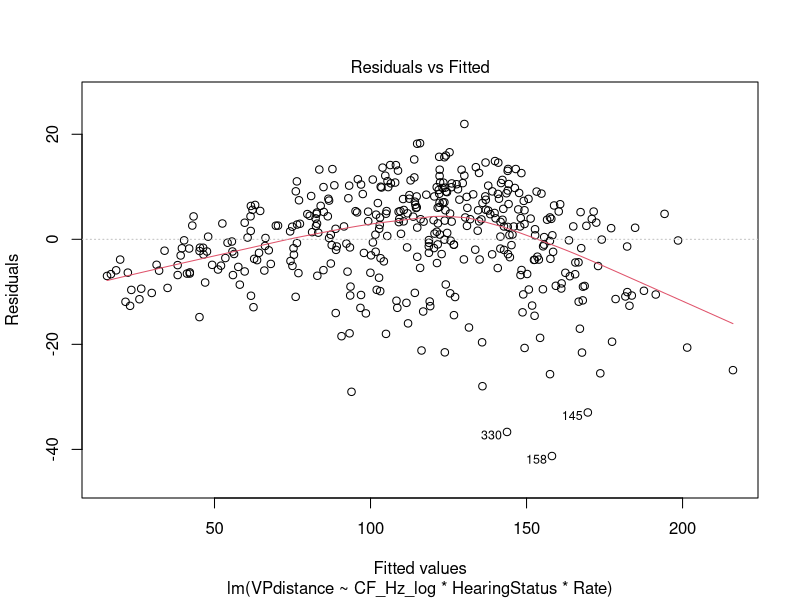
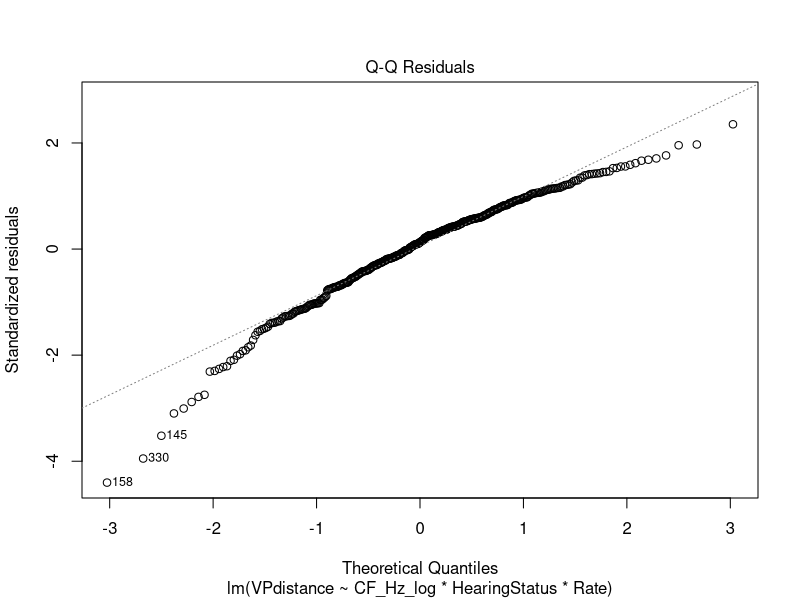
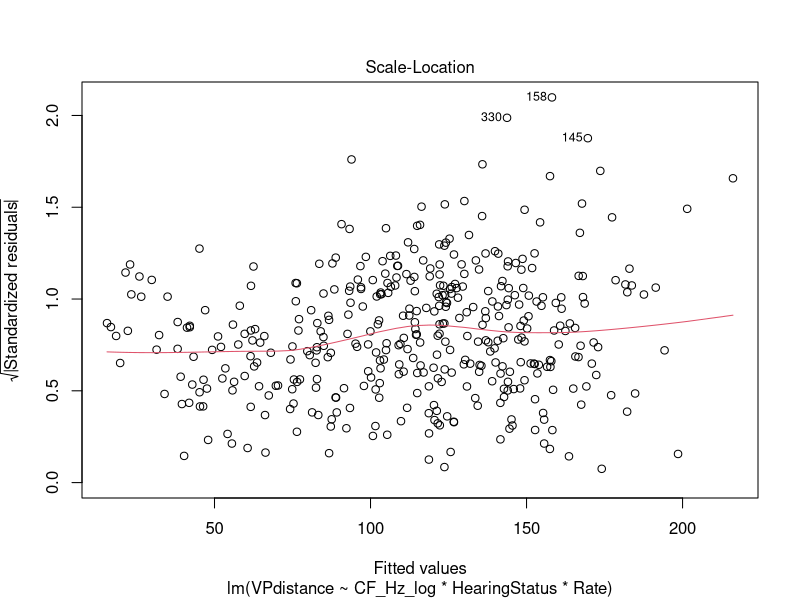
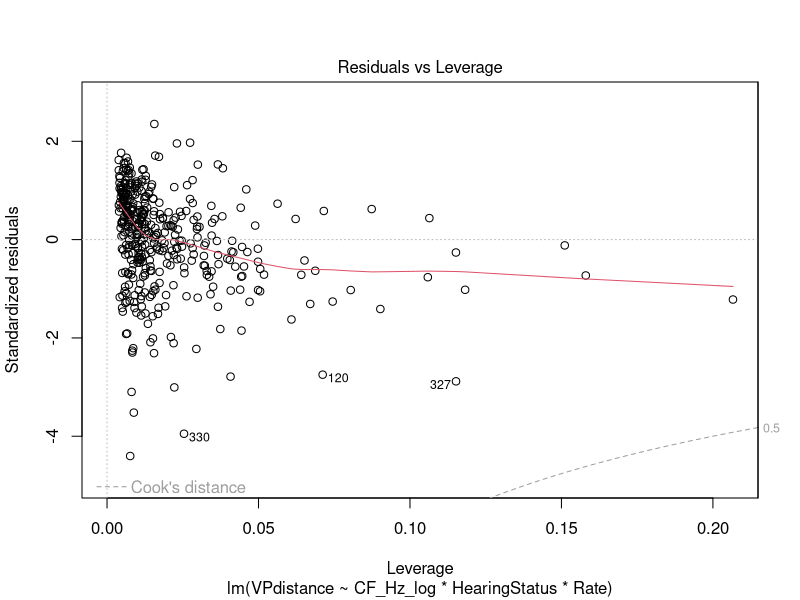

Here is the R script that generated these plots, in order:
rm(list = ls())
cat("\014")  

library(lme4)
library(car)

# Read data
VPdat <- read.table("VPdistTab_50ms_1000ps.txt", header = TRUE)
VPdat$UnitID <- as.factor(VPdat$UnitID)
VPdat$HearingStatus <- as.factor(VPdat$HearingStatus)
VPdat$WindowDur_ms <- as.factor(VPdat$WindowDur_ms)
VPdat$VPcost <- as.factor(VPdat$VPcost)
str(VPdat)

## Model 1 
m_vp <- lm(VPdistance  ~ CF_Hz_log * HearingStatus * Rate, data=VPdat)
Anova(m_vp, test.statistic='F')
summary(m_vp)
plot(m_vp)